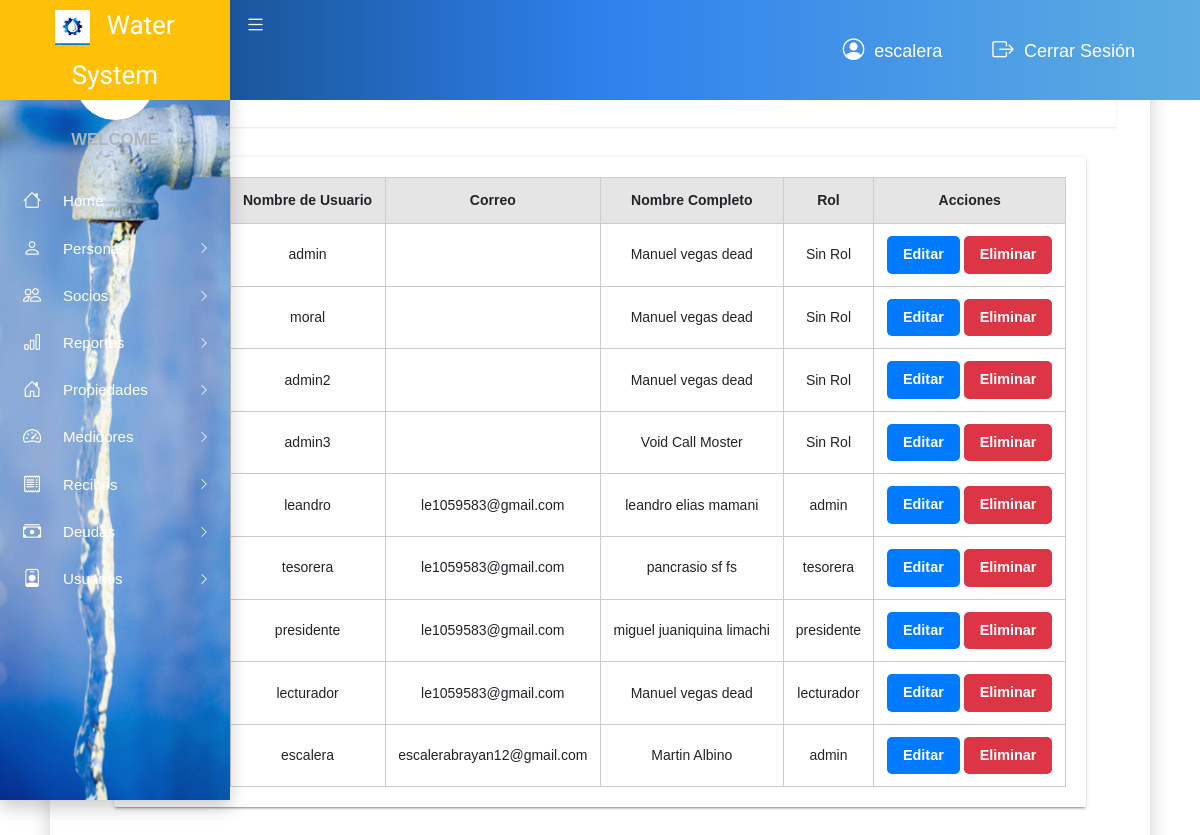
Page /vista/VerUsuarios.php (signed in) on the committed database.
### tables this page shows
CREATE TABLE `usuarios` (
  `id_usuario` int(11) NOT NULL,
  `nick` varchar(255) NOT NULL,
  `email` varchar(255) DEFAULT NULL,
  `pass` varchar(255) NOT NULL,
  `persona_id_persona` int(11) NOT NULL
);

CREATE TABLE `roles` (
  `id_rol` int(11) NOT NULL,
  `nombre_rol` varchar(50) NOT NULL
);

### modelo/modelo_Usuarios.php (called while the page is built, shortened)
<?php
require_once 'conexion/conexionBase.php';
class ModeloUsuario {
    private $con;
    public function __construct() {
        $this->con = new ConexionBase();
        $this->con->CreateConnection();
    }
    public function obtenerUsuariosConRoles() {
        $conn = $this->con->getConnection();
        $sql = "SELECT u.id_usuario, u.nick, u.email,
                       CONCAT(p.nombre, ' ', p.primer_apellido, ' ', p.segundo_apellido) AS nombre_completo,
                       r.nombre_rol AS rol
                FROM usuarios u
                INNER JOIN persona p ON u.persona_id_persona = p.id_persona
                LEFT JOIN usuario_rol ur ON u.id_usuario = ur.id_usuario
                LEFT JOIN roles r ON ur.id_rol = r.id_rol";
        $result = $conn->query($sql);
        $usuarios = array();
        if ($result && $result->num_rows > 0) {
            while ($row = $result->fetch_assoc()) {
                $usuarios[] = $row;
            }
        }
        $this->con->CloseConnection();
        return $usuarios;
    }
}
?>

### modelo/conexion/conexionBase.php (called while the page is built, shortened)
<?php
class ConexionBase {
    private $host;
    private $user;
    private $password;
    private $database;
    public function __construct() {
        $this->host = HOST;
        $this->user = USER;
        $this->password = PASSWORD;
        $this->database = DATABASE;
    }
    public function CreateConnection() {
        $this->conn = new mysqli($this->host, $this->user, $this->password, $this->database);
        return true;
    }
}
?>

### vista/VerUsuarios.php (the view, shortened to what this page needs)
<?php
include_once "cabecera.php";
include_once "menu.php";
require_once '../modelo/conexion/conexionBase.php';
require_once '../modelo/modelo_Usuarios.php';
$usuariosModel = new ModeloUsuario();
$usuarios = $usuariosModel->obtenerUsuariosConRoles();
?>
<!DOCTYPE html>
<html lang="es">
<head>
    <link rel="stylesheet" href="css/main.css">
    <link rel="stylesheet" href="https://cdn.jsdelivr.net/npm/bootstrap-icons@1.10.5/font/bootstrap-icons.css">
</head>
<body>
<main class="app-content">
    <div class="app-title">
        <h1><i class="bi bi-person-badge"></i> Ver Usuarios Registrados</h1>
        <p>Lista de usuarios registrados en el sistema</p>
    </div>
    <div class="tile">
        <div class="tile-body">
            <table>
                <thead>
                    <tr>
                        <th>ID Usuario</th>
                        <th>Nombre de Usuario</th>
                        <th>Correo</th>
                        <th>Nombre Completo</th>
                        <th>Rol</th>
                        <th>Acciones</th>
                    </tr>
                </thead>
                <tbody>
                    <?php if (!empty($usuarios)): ?>
                        <?php foreach ($usuarios as $usuario): ?>
                            <tr>
                                <td><?php echo htmlspecialchars($usuario['id_usuario']); ?></td>
                                <td><?php echo htmlspecialchars($usuario['nick']); ?></td>
                                <td><?php echo htmlspecialchars($usuario['email']); ?></td>
                                <td><?php echo htmlspecialchars($usuario['nombre_completo']); ?></td>
                                <td><?php echo htmlspecialchars($usuario['rol'] ?? 'Sin Rol'); ?></td>
                                <td>
                                    <a href="editarUsuario.php?id_usuario=<?php echo $usuario['id_usuario']; ?>" class="btn btn-primary">Editar</a>
                                    <a href="../controlador/controlador_usuarios.php?action=eliminar&id_usuario=<?php echo $usuario['id_usuario']; ?>"
                                       class="btn btn-danger"
                                       onclick="return confirm('¿Estás seguro de eliminar este usuario?');">Eliminar</a>
                                </td>
                            </tr>
                        <?php endforeach; ?>
                    <?php else: ?>
                        <tr>
                            <td colspan="6" class="text-center">No se encontraron usuarios registrados.</td>
                        </tr>
                    <?php endif; ?>
                </tbody>
            </table>
        </div>
    </div>
</main>
<?php include_once "pie.php"; ?>
</body>
</html>

### vista/VerUsuarios.php (style rules this page uses)
body { background-image: url('images/imagen5.jpg'); background-size: cover; background-position: center; background-attachment: fixed; margin: 0; font-family: Arial, sans-serif; display: flex; align-items: center; justify-content: center; min-height: 100vh; }
.app-content { background: rgba(255, 255, 255, 0.9); padding: 4rem; border-radius: 10px; box-shadow: 0 10px 20px rgba(0, 0, 0, 0.2); max-width: 1100px; width: 95%; margin: auto; }
.app-title h1 { text-align: center; font-size: 2rem; font-weight: bold; margin-bottom: 0.5rem; }
.app-title p { text-align: center; margin-bottom: 2rem; color: #333; }
table { width: 100%; text-align: center; border-collapse: collapse; }
th, td { padding: 0.75rem; border: 1px solid #ccc; }
thead { background-color: rgba(0, 0, 0, 0.1); font-weight: bold; }
.btn { padding: 0.5rem 1rem; font-size: 0.9rem; border: none; border-radius: 5px; font-weight: bold; cursor: pointer; }
.btn-primary { background-color: #007bff; color: white; }
.btn-danger { background-color: #dc3545; color: white; }

### rows in the picture
usuarios: nick "admin", nombre_completo "Manuel vegas dead", rol "Sin Rol"
usuarios: nick "moral", nombre_completo "Manuel vegas dead", rol "Sin Rol"
usuarios: nick "admin2", nombre_completo "Manuel vegas dead", rol "Sin Rol"
usuarios: nick "admin3", nombre_completo "Void Call Moster", rol "Sin Rol"
usuarios: nick "leandro", email "le1059583@gmail.com", nombre_completo "leandro elias mamani", roles.nombre_rol "admin"
usuarios: nick "tesorera", email "le1059583@gmail.com", nombre_completo "pancrasio sf fs", roles.nombre_rol "tesorera"
usuarios: nick "presidente", email "le1059583@gmail.com", nombre_completo "miguel juaniquina limachi", roles.nombre_rol "presidente"
usuarios: nick "lecturador", email "le1059583@gmail.com", nombre_completo "Manuel vegas dead", roles.nombre_rol "lecturador"
usuarios: nick "escalera", email "escalerabrayan12@gmail.com", nombre_completo "Martin Albino", roles.nombre_rol "admin"

### other values in the picture
$_SESSION['usuario'] "escalera"
